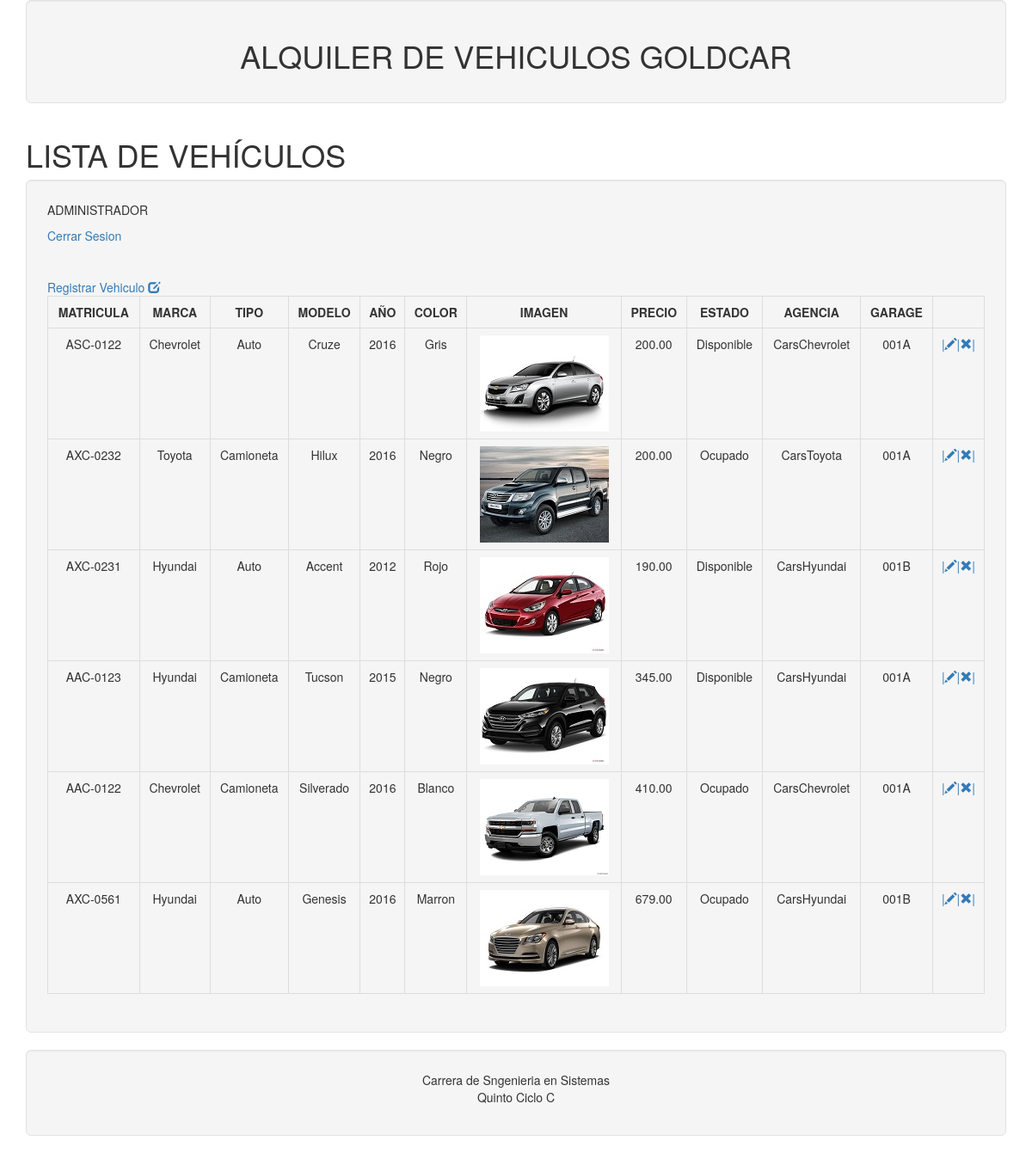
/blog/listarvehiculos/ (signed in), run on the app's committed database.
### blog/models.py (models this page shows, shortened)
class Vehiculo(models.Model):
	t_p=(
		("Chevrolet", "Chevrolet"),
		("Toyota", "Toyota"),
		("Hyundai", "Hyundai"),
		)
	t_q=(
		("Auto", "Auto"),
		("Camioneta", "Camioneta"),
		)
	t_r=(
		("Disponible", "Disponible"),
		("Ocupado", "Ocupado"),
		)
	matricula=models.CharField(max_length=20)
	marca=models.CharField(max_length=50,choices=t_p)
	tipo=models.CharField(max_length=50,choices=t_q)
	modelo=models.CharField(max_length=50)
	anio=models.IntegerField()
	color=models.CharField(max_length=20)
	imagen=models.ImageField(upload_to='photos', blank=True, null=True)
	precio=models.DecimalField(max_digits=20,decimal_places=2)
	estado=models.CharField(max_length=20,choices=t_r)
	idAgencia=models.ForeignKey(Agencia)
	idGarage=models.ForeignKey(Garage)

class Agencia(models.Model):
	nombre=models.CharField(max_length=50)
	direccion=models.CharField(max_length=50)
	def __str__(self):
		return self.nombre

class Garage(models.Model):
	codigo=models.CharField(max_length=20)
	cat_max_autos=models.IntegerField()
	def __str__(self):
		return self.codigo

### blog/views.py (the view)
def listarvehiculos(request):
	vehiculos=Vehiculo.objects.all()
	v=Vehiculo()
	context={
		'vehiculos':vehiculos,
	}
	return render(request,"listarvehiculos.html",context)

### templates/listarvehiculos.html (shortened to what this page needs)
{%extends "master.html"%}
{%block contenido%}
<div class="container">
	<h1>LISTA DE VEHÍCULOS</h1>
	<div class="well well-lg">
	{% if user.is_authenticated %}
		{% if user.is_superuser %}
			<p>ADMINISTRADOR</p>
			<a href="{% url 'blog.views.cerrarsesion' %}">Cerrar Sesion</a><br><br><br>
			<a href="registrarvehiculo">Registrar Vehiculo <span class="glyphicon glyphicon-edit" aria-hidden="true"></span></a><br>
			<table class="table table-bordered">
				<tr>
					<td><center><b>MATRICULA<b></center></td>
					<td><center><b>MARCA</b></center></td>
					<td><center><b>TIPO<b></center></td>
					<td><center><b>MODELO<b></center></td>
					<td><center><b>AÑO<b></center></td>
					<td><center><b>COLOR<b></center></td>
					<td><center><b>IMAGEN<b></center></td>
					<td><center><b>PRECIO<b></center></td>
					<td><center><b>ESTADO<b></center></td>
					<td><center><b>AGENCIA<b></center></td>
					<td><center><b>GARAGE<b></center></td>
				</tr>
				{%for v in vehiculos%}
					<tr>
						<td><center>{{v.matricula}}</center></td>
						<td><center>{{v.marca}}</center></td>
						<td><center>{{v.tipo}}</center></td>
						<td><center>{{v.modelo}}</center></td>
						<td><center>{{v.anio}}</center></td>
						<td><center>{{v.color}}</center></td>
						<td><center><img src="{{v.imagen.url}}"></center></td>
						<td><center>{{v.precio}}</center></td>
						<td><center>{{v.estado}}</center></td>
						<td><center>{{v.idAgencia}}</center></td>
						<td><center>{{v.idGarage}}</center></td>
						<td><center><a href="/blog/modificar?matricula={{v.matricula}}">|<span class="glyphicon glyphicon-pencil" ari-hidden="true"></span></a><a href="/blog/eliminar?id={{v.id}}">|<span class="glyphicon glyphicon-remove" ari-hidden="true"></span>|</a></center></td>
					</tr>
				{%endfor%}
			</table>
		{% endif %}
	{% else %}
		<a href="{% url 'blog.views.iniciosesion' %}">Iniciar Sesion<span class="glyphicon glyphicon-pushpin" aria-hidden="true"></span></a><br>
	{% endif %}
	</div>
</div>
{%endblock%}

### templates/master.html (shortened to what this page needs)
<!DOCTYPE html>
<html lang="en">
<head>
	<link rel="stylesheet" media="screen" href="//netdna.bootstrapcdn.com/bootstrap/3.3.4/css/bootstrap.min.css">
</head>
<body>
	{%include "header.html"%}
	{%block contenido %}
	{% endblock %}
	{%include "footer.html"%}
</body>
</html>

### templates/header.html
<div class="container">
	<div class="well well-lg">
		<h1 class="text-center">ALQUILER DE VEHICULOS GOLDCAR</h1>
	</div>
</div>

### templates/footer.html
<div class="container">
	<div class="well well-lg">
		<p class="text-center">
			Carrera de Sngenieria en Sistemas<br>
			Quinto Ciclo C
		</p>
	</div>
</div>

### data on the page
Vehiculo: matricula "ASC-0122", marca "Chevrolet", tipo "Auto", modelo "Cruze", anio "2016", color "Gris", imagen (picture), precio "200.00", estado "Disponible", idAgencia "CarsChevrolet", idGarage "001A"
Vehiculo: matricula "AXC-0232", marca "Toyota", tipo "Camioneta", modelo "Hilux", anio "2016", color "Negro", imagen (picture), precio "200.00", estado "Ocupado", idAgencia "CarsToyota", idGarage "001A"
Vehiculo: matricula "AXC-0231", marca "Hyundai", tipo "Auto", modelo "Accent", anio "2012", color "Rojo", imagen (picture), precio "190.00", estado "Disponible", idAgencia "CarsHyundai", idGarage "001B"
Vehiculo: matricula "AAC-0123", marca "Hyundai", tipo "Camioneta", modelo "Tucson", anio "2015", color "Negro", imagen (picture), precio "345.00", estado "Disponible", idAgencia "CarsHyundai", idGarage "001A"
Vehiculo: matricula "AAC-0122", marca "Chevrolet", tipo "Camioneta", modelo "Silverado", anio "2016", color "Blanco", imagen (picture), precio "410.00", estado "Ocupado", idAgencia "CarsChevrolet", idGarage "001A"
Vehiculo: matricula "AXC-0561", marca "Hyundai", tipo "Auto", modelo "Genesis", anio "2016", color "Marron", imagen (picture), precio "679.00", estado "Ocupado", idAgencia "CarsHyundai", idGarage "001B"
